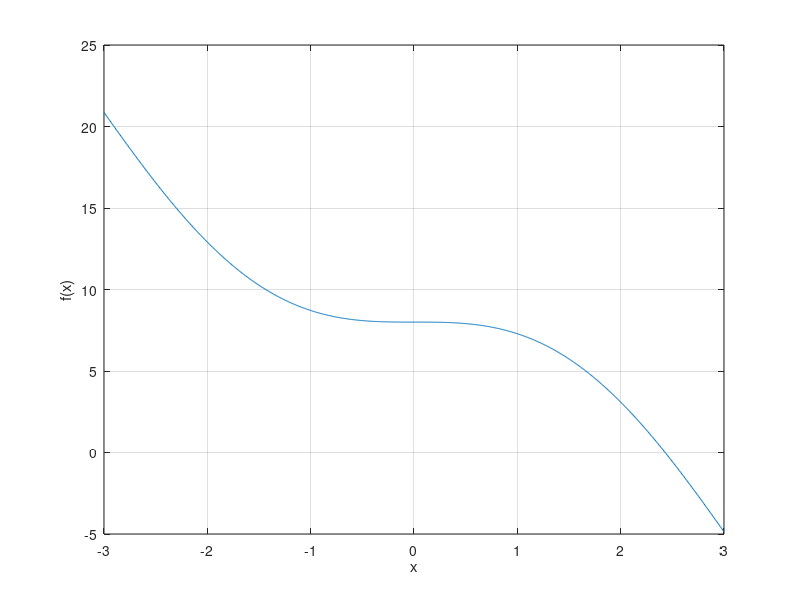

Write the MATLAB code that produced this figure.
clc; clear all;  

% criacao de vetor de -3 a 3 dividido equidistantemente em 1000 pedacos
x=linspace(-3,3,1e3);

% avaliar individualmente cada um desses pedacos
f=8-4.5*(x-sin(x));

% plotar figura
figure(1); plot(x,f)
grid on
xlabel('x')
ylabel('f(x)')